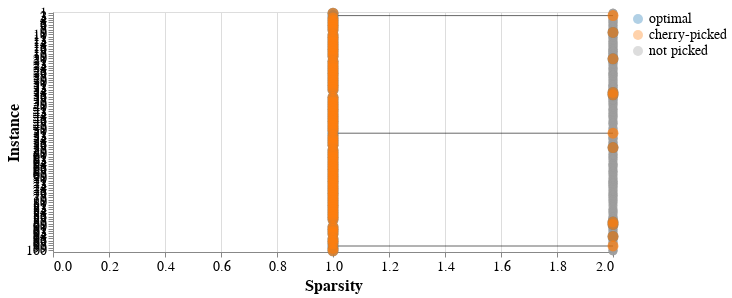

The code cell stored with this chart in its notebook:
### Code cell
import pandas as pd
import altair as alt

rank_col = "rank_code_sparsity"
metric = "sparsity"

df = explanation_space_scored.copy()

fids = sorted(df["factual_id"].unique())
df["instance"] = df["factual_id"].map({fid: i + 1 for i, fid in enumerate(fids)})

xmin, xmax = 0, float(df[metric].max())

label_map = {1: "optimal", 2: "cherry-picked", 3: "not picked"}
df["type"] = df[rank_col].map(label_map)

picked = df[df[rank_col].isin([1, 2])].copy()

wide = (
    picked
    .pivot_table(index="instance", columns="type", values=metric, aggfunc="min")
    .reindex(columns=["optimal", "cherry-picked"])
    .reset_index()
)

picked_long = wide.melt(
    id_vars="instance",
    value_vars=["optimal", "cherry-picked"],
    var_name="type",
    value_name=metric,
)

segments = wide.assign(
    y2=wide["instance"],
    x=wide["optimal"],
    x2=wide["cherry-picked"],
)

not_picked = df[(df[rank_col] == 3) & df[metric].between(xmin, xmax)][["instance", metric]].copy()
not_picked["type"] = "not picked"

colour_scale = alt.Scale(
    domain=["optimal", "cherry-picked", "not picked"],
    range=["#1f77b4", "#ff7f0e", "#9e9e9e"],
)

x = alt.X(f"{metric}:Q", title="Sparsity", scale=alt.Scale(domain=[xmin, xmax]))
y = alt.Y("instance:O", title="Instance", sort=list(range(1, 11)))
c = alt.Color("type:N", title=None, scale=colour_scale)

layer_not = alt.Chart(not_picked).mark_point(filled=True, opacity=0.35, size=80).encode(x=x, y=y, color=c)
layer_seg = alt.Chart(segments).mark_rule(opacity=0.6).encode(y="instance:O", y2="y2:O", x="x:Q", x2="x2:Q")
layer_picked = alt.Chart(picked_long).mark_point(filled=True, size=120).encode(x=x, y=y, color=c)

chart = (
    (layer_not + layer_seg + layer_picked)
    .properties(width=560, height=240)
    .configure_axis(labelFontSize=14, titleFontSize=16)
    .configure_legend(labelFontSize=14)
)

chart

### Figure 1 — Vega-Lite specification as saved in the notebook (floating-point values rounded to 4 significant figures; data arrays with more than 128 entries replaced by an {"elided": "..."} marker saying what was removed)
{"config": {"view": {"continuousWidth": 300, "continuousHeight": 300}, "axis": {"labelFontSize": 14, "titleFontSize": 16}, "legend": {"labelFontSize": 14}}, "layer": [{"data": {"name": "data-d9f8c705ca3e23b3fef536c3eb4b4299"}, "mark": {"type": "point", "filled": true, "opacity": 0.35, "size": 80}, "encoding": {"color": {"field": "type", "scale": {"domain": ["optimal", "cherry-picked", "not picked"], "range": ["#1f77b4", "#ff7f0e", "#9e9e9e"]}, "title": null, "type": "nominal"}, "x": {"field": "sparsity", "scale": {"domain": [0, 2.0]}, "title": "Sparsity", "type": "quantitative"}, "y": {"field": "instance", "sort": [1, 2, 3, 4, 5, 6, 7, 8, 9, 10], "title": "Instance", "type": "ordinal"}}}, {"data": {"name": "data-93aa40cca73130463e566c4c1764b360"}, "mark": {"type": "rule", "opacity": 0.6}, "encoding": {"x": {"field": "x", "type": "quantitative"}, "x2": {"field": "x2"}, "y": {"field": "instance", "type": "ordinal"}, "y2": {"field": "y2"}}}, {"data": {"name": "data-69de8e4fbaececcef8223e3adbb18bad"}, "mark": {"type": "point", "filled": true, "size": 120}, "encoding": {"color": {"field": "type", "scale": {"domain": ["optimal", "cherry-picked", "not picked"], "range": ["#1f77b4", "#ff7f0e", "#9e9e9e"]}, "title": null, "type": "nominal"}, "x": {"field": "sparsity", "scale": {"domain": [0, 2.0]}, "title": "Sparsity", "type": "quantitative"}, "y": {"field": "instance", "sort": [1, 2, 3, 4, 5, 6, 7, 8, 9, 10], "title": "Instance", "type": "ordinal"}}}], "height": 240, "width": 560, "$schema": "https://vega.github.io/schema/vega-lite/v5.20.1.json", "datasets": {"data-d9f8c705ca3e23b3fef536c3eb4b4299": {"elided": "800 records"}, "data-93aa40cca73130463e566c4c1764b360": [{"instance": 1, "optimal": 1, "cherry-picked": 1, "y2": 1, "x": 1, "x2": 1}, {"instance": 2, "optimal": 1, "cherry-picked": 2, "y2": 2, "x": 1, "x2": 2}, {"instance": 3, "optimal": 1, "cherry-picked": 1, "y2": 3, "x": 1, "x2": 1}, {"instance": 4, "optimal": 1, "cherry-picked": 1, "y2": 4, "x": 1, "x2": 1}, {"instance": 5, "optimal": 1, "cherry-picked": 1, "y2": 5, "x": 1, "x2": 1}, {"instance": 6, "optimal": 1, "cherry-picked": 1, "y2": 6, "x": 1, "x2": 1}, {"instance": 7, "optimal": 1, "cherry-picked": 1, "y2": 7, "x": 1, "x2": 1}, {"instance": 8, "optimal": 1, "cherry-picked": 1, "y2": 8, "x": 1, "x2": 1}, {"instance": 9, "optimal": 2, "cherry-picked": 2, "y2": 9, "x": 2, "x2": 2}, {"instance": 10, "optimal": 1, "cherry-picked": 1, "y2": 10, "x": 1, "x2": 1}, {"instance": 11, "optimal": 1, "cherry-picked": 1, "y2": 11, "x": 1, "x2": 1}, {"instance": 12, "optimal": 1, "cherry-picked": 1, "y2": 12, "x": 1, "x2": 1}, {"instance": 13, "optimal": 1, "cherry-picked": 1, "y2": 13, "x": 1, "x2": 1}, {"instance": 14, "optimal": 1, "cherry-picked": 1, "y2": 14, "x": 1, "x2": 1}, {"instance": 15, "optimal": 1, "cherry-picked": 1, "y2": 15, "x": 1, "x2": 1}, {"instance": 16, "optimal": 1, "cherry-picked": 1, "y2": 16, "x": 1, "x2": 1}, {"instance": 17, "optimal": 1, "cherry-picked": 1, "y2": 17, "x": 1, "x2": 1}, {"instance": 18, "optimal": 1, "cherry-picked": 1, "y2": 18, "x": 1, "x2": 1}, {"instance": 19, "optimal": 1, "cherry-picked": 1, "y2": 19, "x": 1, "x2": 1}, {"instance": 20, "optimal": 2, "cherry-picked": 2, "y2": 20, "x": 2, "x2": 2}, {"instance": 21, "optimal": 1, "cherry-picked": 1, "y2": 21, "x": 1, "x2": 1}, {"instance": 22, "optimal": 1, "cherry-picked": 1, "y2": 22, "x": 1, "x2": 1}, {"instance": 23, "optimal": 1, "cherry-picked": 1, "y2": 23, "x": 1, "x2": 1}, {"instance": 24, "optimal": 1, "cherry-picked": 1, "y2": 24, "x": 1, "x2": 1}, {"instance": 25, "optimal": 1, "cherry-picked": 1, "y2": 25, "x": 1, "x2": 1}, {"instance": 26, "optimal": 1, "cherry-picked": 1, "y2": 26, "x": 1, "x2": 1}, {"instance": 27, "optimal": 1, "cherry-picked": 1, "y2": 27, "x": 1, "x2": 1}, {"instance": 28, "optimal": 1, "cherry-picked": 1, "y2": 28, "x": 1, "x2": 1}, {"instance": 29, "optimal": 1, "cherry-picked": 1, "y2": 29, "x": 1, "x2": 1}, {"instance": 30, "optimal": 1, "cherry-picked": 1, "y2": 30, "x": 1, "x2": 1}, {"instance": 31, "optimal": 1, "cherry-picked": 1, "y2": 31, "x": 1, "x2": 1}, {"instance": 32, "optimal": 1, "cherry-picked": 1, "y2": 32, "x": 1, "x2": 1}, {"instance": 33, "optimal": 1, "cherry-picked": 1, "y2": 33, "x": 1, "x2": 1}, {"instance": 34, "optimal": 2, "cherry-picked": 2, "y2": 34, "x": 2, "x2": 2}, {"instance": 35, "optimal": 2, "cherry-picked": 2, "y2": 35, "x": 2, "x2": 2}, {"instance": 36, "optimal": 1, "cherry-picked": 1, "y2": 36, "x": 1, "x2": 1}, {"instance": 37, "optimal": 1, "cherry-picked": 1, "y2": 37, "x": 1, "x2": 1}, {"instance": 38, "optimal": 1, "cherry-picked": 1, "y2": 38, "x": 1, "x2": 1}, {"instance": 39, "optimal": 1, "cherry-picked": 1, "y2": 39, "x": 1, "x2": 1}, {"instance": 40, "optimal": 1, "cherry-picked": 1, "y2": 40, "x": 1, "x2": 1}, {"instance": 41, "optimal": 1, "cherry-picked": 1, "y2": 41, "x": 1, "x2": 1}, {"instance": 42, "optimal": 1, "cherry-picked": 1, "y2": 42, "x": 1, "x2": 1}, {"instance": 43, "optimal": 1, "cherry-picked": 1, "y2": 43, "x": 1, "x2": 1}, {"instance": 44, "optimal": 1, "cherry-picked": 1, "y2": 44, "x": 1, "x2": 1}, {"instance": 45, "optimal": 1, "cherry-picked": 1, "y2": 45, "x": 1, "x2": 1}, {"instance": 46, "optimal": 1, "cherry-picked": 1, "y2": 46, "x": 1, "x2": 1}, {"instance": 47, "optimal": 1, "cherry-picked": 1, "y2": 47, "x": 1, "x2": 1}, {"instance": 48, "optimal": 1, "cherry-picked": 1, "y2": 48, "x": 1, "x2": 1}, {"instance": 49, "optimal": 1, "cherry-picked": 1, "y2": 49, "x": 1, "x2": 1}, {"instance": 50, "optimal": 1, "cherry-picked": 1, "y2": 50, "x": 1, "x2": 1}, {"instance": 51, "optimal": 1, "cherry-picked": 2, "y2": 51, "x": 1, "x2": 2}, {"instance": 52, "optimal": 1, "cherry-picked": 1, "y2": 52, "x": 1, "x2": 1}, {"instance": 53, "optimal": 1, "cherry-picked": 1, "y2": 53, "x": 1, "x2": 1}, {"instance": 54, "optimal": 1, "cherry-picked": 1, "y2": 54, "x": 1, "x2": 1}, {"instance": 55, "optimal": 1, "cherry-picked": 1, "y2": 55, "x": 1, "x2": 1}, {"instance": 56, "optimal": 1, "cherry-picked": 1, "y2": 56, "x": 1, "x2": 1}, {"instance": 57, "optimal": 2, "cherry-picked": 2, "y2": 57, "x": 2, "x2": 2}, {"instance": 58, "optimal": 1, "cherry-picked": 1, "y2": 58, "x": 1, "x2": 1}, {"instance": 59, "optimal": 1, "cherry-picked": 1, "y2": 59, "x": 1, "x2": 1}, {"instance": 60, "optimal": 1, "cherry-picked": 1, "y2": 60, "x": 1, "x2": 1}, {"instance": 61, "optimal": 1, "cherry-picked": 1, "y2": 61, "x": 1, "x2": 1}, {"instance": 62, "optimal": 1, "cherry-picked": 1, "y2": 62, "x": 1, "x2": 1}, {"instance": 63, "optimal": 1, "cherry-picked": 1, "y2": 63, "x": 1, "x2": 1}, {"instance": 64, "optimal": 1, "cherry-picked": 1, "y2": 64, "x": 1, "x2": 1}, {"instance": 65, "optimal": 1, "cherry-picked": 1, "y2": 65, "x": 1, "x2": 1}, {"instance": 66, "optimal": 1, "cherry-picked": 1, "y2": 66, "x": 1, "x2": 1}, {"instance": 67, "optimal": 1, "cherry-picked": 1, "y2": 67, "x": 1, "x2": 1}, {"instance": 68, "optimal": 1, "cherry-picked": 1, "y2": 68, "x": 1, "x2": 1}, {"instance": 69, "optimal": 1, "cherry-picked": 1, "y2": 69, "x": 1, "x2": 1}, {"instance": 70, "optimal": 1, "cherry-picked": 1, "y2": 70, "x": 1, "x2": 1}, {"instance": 71, "optimal": 1, "cherry-picked": 1, "y2": 71, "x": 1, "x2": 1}, {"instance": 72, "optimal": 1, "cherry-picked": 1, "y2": 72, "x": 1, "x2": 1}, {"instance": 73, "optimal": 1, "cherry-picked": 1, "y2": 73, "x": 1, "x2": 1}, {"instance": 74, "optimal": 1, "cherry-picked": 1, "y2": 74, "x": 1, "x2": 1}, {"instance": 75, "optimal": 1, "cherry-picked": 1, "y2": 75, "x": 1, "x2": 1}, {"instance": 76, "optimal": 1, "cherry-picked": 1, "y2": 76, "x": 1, "x2": 1}, {"instance": 77, "optimal": 1, "cherry-picked": 1, "y2": 77, "x": 1, "x2": 1}, {"instance": 78, "optimal": 1, "cherry-picked": 1, "y2": 78, "x": 1, "x2": 1}, {"instance": 79, "optimal": 1, "cherry-picked": 1, "y2": 79, "x": 1, "x2": 1}, {"instance": 80, "optimal": 1, "cherry-picked": 1, "y2": 80, "x": 1, "x2": 1}, {"instance": 81, "optimal": 1, "cherry-picked": 1, "y2": 81, "x": 1, "x2": 1}, {"instance": 82, "optimal": 1, "cherry-picked": 1, "y2": 82, "x": 1, "x2": 1}, {"instance": 83, "optimal": 1, "cherry-picked": 1, "y2": 83, "x": 1, "x2": 1}, {"instance": 84, "optimal": 1, "cherry-picked": 1, "y2": 84, "x": 1, "x2": 1}, {"instance": 85, "optimal": 1, "cherry-picked": 1, "y2": 85, "x": 1, "x2": 1}, {"instance": 86, "optimal": 1, "cherry-picked": 1, "y2": 86, "x": 1, "x2": 1}, {"instance": 87, "optimal": 1, "cherry-picked": 1, "y2": 87, "x": 1, "x2": 1}, {"instance": 88, "optimal": 2, "cherry-picked": 2, "y2": 88, "x": 2, "x2": 2}, {"instance": 89, "optimal": 2, "cherry-picked": 2, "y2": 89, "x": 2, "x2": 2}, {"instance": 90, "optimal": 1, "cherry-picked": 1, "y2": 90, "x": 1, "x2": 1}, {"instance": 91, "optimal": 1, "cherry-picked": 1, "y2": 91, "x": 1, "x2": 1}, {"instance": 92, "optimal": 1, "cherry-picked": 1, "y2": 92, "x": 1, "x2": 1}, {"instance": 93, "optimal": 1, "cherry-picked": 1, "y2": 93, "x": 1, "x2": 1}, {"instance": 94, "optimal": 2, "cherry-picked": 2, "y2": 94, "x": 2, "x2": 2}, {"instance": 95, "optimal": 1, "cherry-picked": 1, "y2": 95, "x": 1, "x2": 1}, {"instance": 96, "optimal": 1, "cherry-picked": 1, "y2": 96, "x": 1, "x2": 1}, {"instance": 97, "optimal": 1, "cherry-picked": 1, "y2": 97, "x": 1, "x2": 1}, {"instance": 98, "optimal": 1, "cherry-picked": 2, "y2": 98, "x": 1, "x2": 2}, {"instance": 99, "optimal": 1, "cherry-picked": 1, "y2": 99, "x": 1, "x2": 1}, {"instance": 100, "optimal": 1, "cherry-picked": 1, "y2": 100, "x": 1, "x2": 1}], "data-69de8e4fbaececcef8223e3adbb18bad": {"elided": "200 records"}}}
